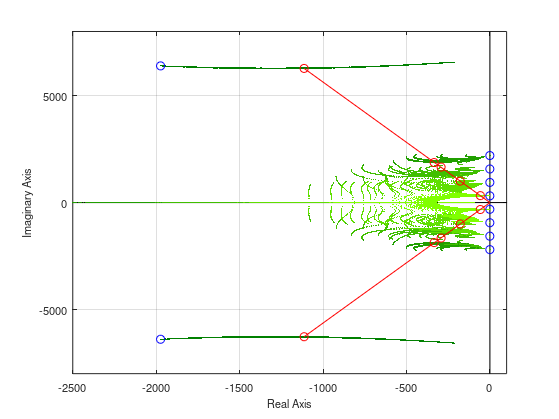

Here is the MATLAB script that generated this plot:
close all
clear

% figure options
myFontSize = 8;
myLineWidth = 2;
figSize = [530    55   360   480];
FB=input('Store as eps file (y/N)?: ','s');

% transfer function
L    =  85e-6;   % [H]
Ccap = 275e-6;   % [F]
R    = 0.010;    % [ohm]

% G = b/(s^2 + a*s + b)
b = 10463/(Ccap*10000*L);
a = (3259 + 10000*R)/(10000*L);

% harmonics
w1 = 2*pi*50;
w3 = 3*w1;
w5 = 5*w1;
w7 = 7*w1;

% -----------------------------------------------------
% least squares fitting over grid

L = 0;      % lower bound of gains
U = 1000;   % upper bound of gains

% grid size of boxes
h1 = 10; 	% step size dimension 1
h2 = 250;   % step size dimension 2
h3 = 250;   % step size dimension 3
h4 = 250;   % step size dimension 4
nPoints  = ((U-L)/h1);
nPoints2 = ((U-L)/h2);
nPoints3 = ((U-L)/h3);
nPoints4 = ((U-L)/h4);
AllRoots = zeros(nPoints, nPoints2, nPoints3, nPoints4, 10);

% enumerate the boxes
LV =  L:h1:U-h1; % vector of gains
LV2 = L:h2:U-h2; % vector of gains
LV3 = L:h3:U-h3; % vector of gains
LV4 = L:h4:U-h4; % vector of gains
figure(1)
set(gcf,'outerposition', figSize, 'PaperPositionMode', 'auto')

% plot axes
plot([0, 0], [-8000, 8000], 'k'), hold on, grid on
plot([-3000, 300], [0, 0], 'k')


for kkk1 = 1:length(LV)
    for kkk2 = 1:length(LV2)
        for kkk3 = 1:length(LV3)
            for kkk4 = 1:length(LV4)
                
                L1 = LV(kkk1);
                L3 = LV2(kkk2);
                L5 = LV3(kkk3);
                L7 = LV4(kkk4);
                
                % coefficients of denominator polynomial
                den = [ 1;
                    a ;
                    (w1^2 + w3^2 + w5^2 + w7^2 + b);
                    (a*w1^2 + a*w3^2 + a*w5^2 + a*w7^2 + L1*b + L3*b + L5*b + L7*b) ;
                    (w1^2*w3^2 + w1^2*w5^2 + w1^2*w7^2 + b*w1^2 + w3^2*w5^2 + w3^2*w7^2 + b*w3^2 + w5^2*w7^2 + b*w5^2 + b*w7^2);
                    (a*w1^2*w3^2 + a*w1^2*w5^2 + a*w1^2*w7^2 + a*w3^2*w5^2 + a*w3^2*w7^2 + a*w5^2*w7^2 + L1*b*w3^2 + L3*b*w1^2 + L1*b*w5^2 + L5*b*w1^2 + L1*b*w7^2 + L3*b*w5^2 + L5*b*w3^2 + L7*b*w1^2 + L3*b*w7^2 + L7*b*w3^2 + L5*b*w7^2 + L7*b*w5^2);
                    (w1^2*w3^2*w5^2 + w1^2*w3^2*w7^2 + b*w1^2*w3^2 + w1^2*w5^2*w7^2 + b*w1^2*w5^2 + b*w1^2*w7^2 + w3^2*w5^2*w7^2 + b*w3^2*w5^2 + b*w3^2*w7^2 + b*w5^2*w7^2);
                    (a*w1^2*w3^2*w5^2 + a*w1^2*w3^2*w7^2 + a*w1^2*w5^2*w7^2 + a*w3^2*w5^2*w7^2 + L1*b*w3^2*w5^2 + L3*b*w1^2*w5^2 + L5*b*w1^2*w3^2 + L1*b*w3^2*w7^2 + L3*b*w1^2*w7^2 + L7*b*w1^2*w3^2 + L1*b*w5^2*w7^2 + L5*b*w1^2*w7^2 + L7*b*w1^2*w5^2 + L3*b*w5^2*w7^2 + L5*b*w3^2*w7^2 + L7*b*w3^2*w5^2);
                    (w1^2*w3^2*w5^2*w7^2 + b*w1^2*w3^2*w5^2 + b*w1^2*w3^2*w7^2 + b*w1^2*w5^2*w7^2 + b*w3^2*w5^2*w7^2) ;
                    (a*w1^2*w3^2*w5^2*w7^2 + L7*b*w1^2*w3^2*w5^2 + L5*b*w1^2*w3^2*w7^2 + L3*b*w1^2*w5^2*w7^2 + L1*b*w3^2*w5^2*w7^2);
                    b*w1^2*w3^2*w5^2*w7^2  ];
                
                rot = roots(den);
                AllRoots( kkk1, kkk2, kkk3, kkk4, : ) = rot;
                %plot(rot,'g.')
                
            end
        end
    end
end

AllRoots = complex(AllRoots);
for kk = 1:10
    ii = ceil(kk/2);
    kkRoots = reshape(AllRoots(:,:,:,:, kk), [nPoints*nPoints2*nPoints3*nPoints4, 1]);
    plot(kkRoots, '.', 'color', [0+(ii-1)/(5-1)*0.5, 0.5+(ii-1)/(5-1)*0.5, 0], 'Markersize', 0.1)
end


%%% Plot blue circles for small PR gains %%%%%%%%%%%%%%%%%%%%%%%%%%%%%%%%%%
L1 = 1;
L3 = 1;
L5 = 1;
L7 = 1;

den = [ 1;
    a ;
    (w1^2 + w3^2 + w5^2 + w7^2 + b);
    (a*w1^2 + a*w3^2 + a*w5^2 + a*w7^2 + L1*b + L3*b + L5*b + L7*b) ;
    (w1^2*w3^2 + w1^2*w5^2 + w1^2*w7^2 + b*w1^2 + w3^2*w5^2 + w3^2*w7^2 + b*w3^2 + w5^2*w7^2 + b*w5^2 + b*w7^2);
    (a*w1^2*w3^2 + a*w1^2*w5^2 + a*w1^2*w7^2 + a*w3^2*w5^2 + a*w3^2*w7^2 + a*w5^2*w7^2 + L1*b*w3^2 + L3*b*w1^2 + L1*b*w5^2 + L5*b*w1^2 + L1*b*w7^2 + L3*b*w5^2 + L5*b*w3^2 + L7*b*w1^2 + L3*b*w7^2 + L7*b*w3^2 + L5*b*w7^2 + L7*b*w5^2);
    (w1^2*w3^2*w5^2 + w1^2*w3^2*w7^2 + b*w1^2*w3^2 + w1^2*w5^2*w7^2 + b*w1^2*w5^2 + b*w1^2*w7^2 + w3^2*w5^2*w7^2 + b*w3^2*w5^2 + b*w3^2*w7^2 + b*w5^2*w7^2);
    (a*w1^2*w3^2*w5^2 + a*w1^2*w3^2*w7^2 + a*w1^2*w5^2*w7^2 + a*w3^2*w5^2*w7^2 + L1*b*w3^2*w5^2 + L3*b*w1^2*w5^2 + L5*b*w1^2*w3^2 + L1*b*w3^2*w7^2 + L3*b*w1^2*w7^2 + L7*b*w1^2*w3^2 + L1*b*w5^2*w7^2 + L5*b*w1^2*w7^2 + L7*b*w1^2*w5^2 + L3*b*w5^2*w7^2 + L5*b*w3^2*w7^2 + L7*b*w3^2*w5^2);
    (w1^2*w3^2*w5^2*w7^2 + b*w1^2*w3^2*w5^2 + b*w1^2*w3^2*w7^2 + b*w1^2*w5^2*w7^2 + b*w3^2*w5^2*w7^2) ;
    (a*w1^2*w3^2*w5^2*w7^2 + L7*b*w1^2*w3^2*w5^2 + L5*b*w1^2*w3^2*w7^2 + L3*b*w1^2*w5^2*w7^2 + L1*b*w3^2*w5^2*w7^2);
    b*w1^2*w3^2*w5^2*w7^2  ];

rot = roots(den);
plot(rot, 'bo')


%%% Plot poles for optimal PR gains %%%%%%%%%%%%%%%%%%%%%%%%%%%%%%%%%%%%%%%
opt_gains = [  111.1867;
    313.8555;
    344.3558;
    690.0204];

L1 = opt_gains(1);
L3 = opt_gains(2);
L5 = opt_gains(3);
L7 = opt_gains(4);


den = [ 1;
    a ;
    (w1^2 + w3^2 + w5^2 + w7^2 + b);
    (a*w1^2 + a*w3^2 + a*w5^2 + a*w7^2 + L1*b + L3*b + L5*b + L7*b) ;
    (w1^2*w3^2 + w1^2*w5^2 + w1^2*w7^2 + b*w1^2 + w3^2*w5^2 + w3^2*w7^2 + b*w3^2 + w5^2*w7^2 + b*w5^2 + b*w7^2);
    (a*w1^2*w3^2 + a*w1^2*w5^2 + a*w1^2*w7^2 + a*w3^2*w5^2 + a*w3^2*w7^2 + a*w5^2*w7^2 + L1*b*w3^2 + L3*b*w1^2 + L1*b*w5^2 + L5*b*w1^2 + L1*b*w7^2 + L3*b*w5^2 + L5*b*w3^2 + L7*b*w1^2 + L3*b*w7^2 + L7*b*w3^2 + L5*b*w7^2 + L7*b*w5^2);
    (w1^2*w3^2*w5^2 + w1^2*w3^2*w7^2 + b*w1^2*w3^2 + w1^2*w5^2*w7^2 + b*w1^2*w5^2 + b*w1^2*w7^2 + w3^2*w5^2*w7^2 + b*w3^2*w5^2 + b*w3^2*w7^2 + b*w5^2*w7^2);
    (a*w1^2*w3^2*w5^2 + a*w1^2*w3^2*w7^2 + a*w1^2*w5^2*w7^2 + a*w3^2*w5^2*w7^2 + L1*b*w3^2*w5^2 + L3*b*w1^2*w5^2 + L5*b*w1^2*w3^2 + L1*b*w3^2*w7^2 + L3*b*w1^2*w7^2 + L7*b*w1^2*w3^2 + L1*b*w5^2*w7^2 + L5*b*w1^2*w7^2 + L7*b*w1^2*w5^2 + L3*b*w5^2*w7^2 + L5*b*w3^2*w7^2 + L7*b*w3^2*w5^2);
    (w1^2*w3^2*w5^2*w7^2 + b*w1^2*w3^2*w5^2 + b*w1^2*w3^2*w7^2 + b*w1^2*w5^2*w7^2 + b*w3^2*w5^2*w7^2) ;
    (a*w1^2*w3^2*w5^2*w7^2 + L7*b*w1^2*w3^2*w5^2 + L5*b*w1^2*w3^2*w7^2 + L3*b*w1^2*w5^2*w7^2 + L1*b*w3^2*w5^2*w7^2);
    b*w1^2*w3^2*w5^2*w7^2  ];

rot = roots(den);
plot(rot, 'ro')


% plot connections to zero
plot([0,real(rot(1))], [0,imag(rot(1))], 'r')
plot([0,real(rot(2))], [0,imag(rot(2))], 'r')
axis([-2500, 100, -8000, 8000])

xlabel('Real Axis')
ylabel('Imaginary Axis')
set(gca,'FontSize', myFontSize);
set(findall(gcf, '-property', 'FontSize'), 'FontSize', myFontSize)


if (FB=='y' | FB=='Y')
    matlabfrag('root_locus')
    movefile('root_locus.*', '../fig', 'f')
end